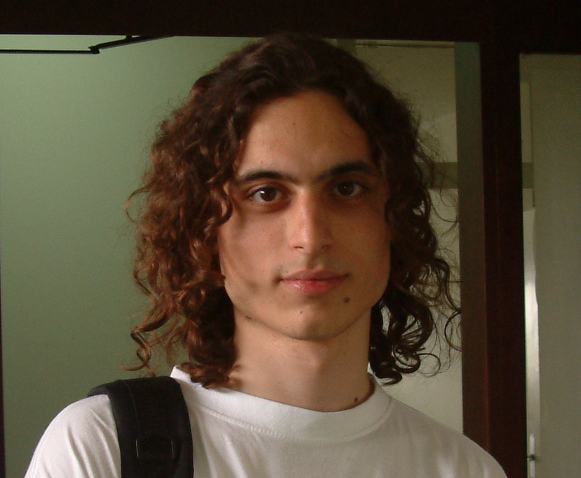
#> input picture images/dervis_hocam.png, 1161 x 956 px, found by its file name (shown at 1/2 size)
$ jupyter execute newCh7.ipynb
#> lines starting #> are read from the running program, lines starting #| are printed output that depends on the picture
# Chapter 7: Image Transforms
This is the companion file for Chapter 7.

## Video 7.1
**A useful explanation of vector spaces**

[](https://www.youtube.com/watch?v=ozwodzD5bJM)

## Video 7.2
**What are eigenvector and eigenvalue of a matrix?**

[](https://www.youtube.com/watch?v=PFDu9oVAE-g)

## Video 7.3
**The colorful life of John Baptiste Fourier (Part 1)**

[](https://www.youtube.com/watch?v=2bSw38dqRrU)

## Video 7.4
**There are a lot of lessons to be taken from the life of Fourier (Part 2)**

[](https://www.youtube.com/watch?v=6qiIMrBOmOo)

## **Programming exercise 7.1:**

1.   Run the following code to see the output of Fourier transformaiton.
2.   Change sigma to 3 and see how the output changes.
3.   Rotate the input image 45 degrees and see the output.

[cell 1]
# Fourier transformation

import matplotlib.pyplot as plt
import numpy as np
import scipy.fftpack as fp

# Image in spatial domain
img = np.zeros([512,512],dtype=np.uint8)
img[235:275, 245:265] = 255

# Image in Fourier domain
img_f = fp.fftn(img);
# Magnitude spectrum
magn = abs(img_f);
# Magnitude spectrum (centered)
magn_centered = fp.fftshift(magn)
# Stretched spectrum (log transformation)
log_magn = np.log(1 + magn_centered);
# Phase
img_phase = np.angle(img_f)
# Image converted back in spatial domain
converted = np.real(fp.ifftn(img_f))

plt.figure(figsize=(20,10))
plt.subplot(2,3,1)
plt.imshow(img,cmap='gray');
plt.title('Image in spatial domain');
plt.axis('off');

plt.subplot(2,3,2)
plt.imshow(magn, cmap='gray');
plt.title('Magnitude spectrum');
plt.axis('off');

plt.subplot(2,3,3)
plt.imshow(magn_centered, cmap='gray');
plt.title('Centered magnitude spectrum');
plt.axis('off');

plt.subplot(2,3,4)
plt.imshow(log_magn, cmap='gray');
plt.title('Stretched spectrum (log transformation)');
plt.axis('off');

plt.subplot(2,3,5)
plt.imshow(img_phase, cmap='gray');
plt.title('Phase');
plt.axis('off');

plt.subplot(2,3,6)
plt.imshow(converted, cmap='gray');
plt.title('Converted back to spatial domain');
plt.axis('off');

## Video 7.5
**A video which demonstrates the Fourier transform**

[](https://www.youtube.com/watch?v=gwaYwRwY6PU)

## **Programming exercise 7.2:**

[cell 2]
# Fourier Transform

import numpy as np
import matplotlib.image
import matplotlib.pyplot as plt
import urllib.request
from PIL import Image

plt.figure(figsize=(10,10))

#read the original image
url = "https://raw.githubusercontent.com/itironal/466Companion/main/images/dervis_hocam.png"
original_img = np.array(Image.open(urllib.request.urlopen(url)))/255

plt.subplot(2,2,1)
plt.imshow(original_img);
plt.title('Image in spatial domain\n (a)', y=-0.3);
plt.axis('off');

#fourier transformation of channels
fourier_transform_red_channel = np.fft.fft2(original_img[:,:,0])
fourier_transform_green_channel = np.fft.fft2(original_img[:,:,1])
fourier_transform_blue_channel = np.fft.fft2(original_img[:,:,2])
#absolute value for magnitude spectrum (real part)
magnitude_spectrum_red = abs(fourier_transform_red_channel)
magnitude_spectrum_green = abs(fourier_transform_green_channel)
magnitude_spectrum_blue = abs(fourier_transform_blue_channel)

#log transformation to enhance white areas for better visualization
#normalizing to show as rgb image
log_transformation_mag = np.log(1 + np.dstack((magnitude_spectrum_red, magnitude_spectrum_green, magnitude_spectrum_blue)))
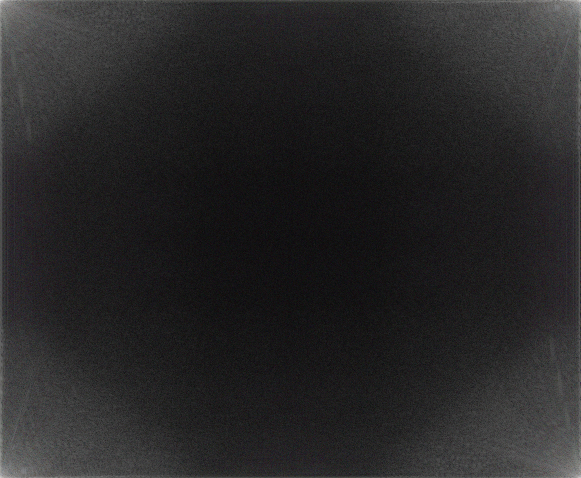
#> log_transformation_mag: shape (956, 1161, 3) float64 (shown at 1/2 size); mean of channels 0, 1, 2 2, 1.97, 2; drawn with min black and max white
log_transformation_mag = np.power(log_transformation_mag/np.max(log_transformation_mag), 2)*3

plt.subplot(2,2,2)
plt.imshow((log_transformation_mag * 255).astype(np.uint8));
plt.title('Magnitude Spectrum\n (b)', y=-0.3);
plt.axis('off');

#magnitude spectrum folded to center from the corners
folded_mag = np.fft.fftshift(log_transformation_mag)
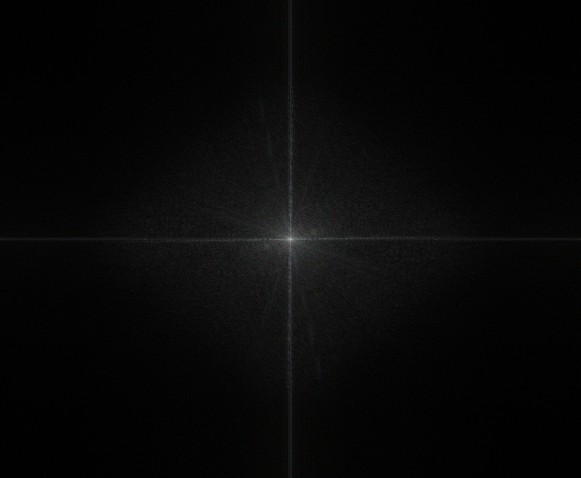
#> folded_mag: shape (956, 1161, 3) float64 (shown at 1/2 size); mean of channels 0, 1, 2 0.0948, 0.0952, 0.0931; drawn with min black and max white

plt.subplot(2,2,3)
plt.imshow((folded_mag * 255).astype(np.uint8));
plt.title('Folded Magnitude Spectrum\n (c)', y=-0.3);
plt.axis('off');

#angle for phase spectrum
phase_red = np.angle(fourier_transform_red_channel)
phase_green = np.angle(fourier_transform_green_channel)
phase_blue = np.angle(fourier_transform_blue_channel)

phase = np.dstack((phase_red, phase_green, phase_blue))
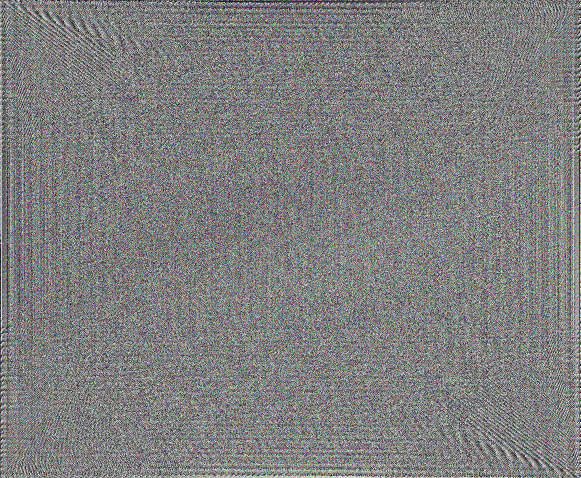
#> phase: shape (956, 1161, 3) float64 (shown at 1/2 size); mean of channels 0, 1, 2 2.83e-06, 2.83e-06, -2.83e-06; drawn with min black and max white

plt.subplot(2,2,4)
plt.imshow((phase * 255).astype(np.uint8))
plt.title('Phase Spectrum\n (d)', y=-0.3);
plt.axis('off');
plt.show();

## **Programming exercise 7.3:**

[cell 3]
# Cosine Transform

import numpy as np
from scipy.fftpack import dct
import matplotlib.image
import matplotlib.pyplot as plt
import urllib.request
from PIL import Image

plt.figure(figsize=(10,5))
#plt.rcParams.update({'font.size': 18})

#read original image
url = "https://raw.githubusercontent.com/itironal/466Companion/main/images/fatos_hocam_background.png"
original_img = np.array(Image.open(urllib.request.urlopen(url)))/255
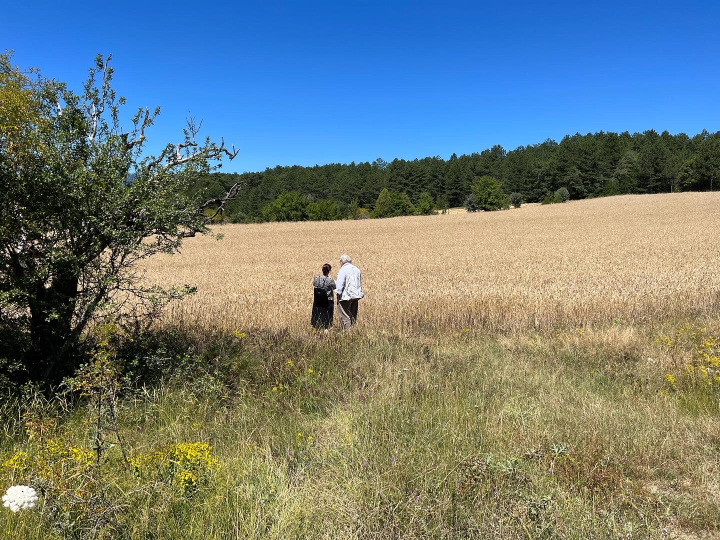
#> input picture images/fatos_hocam_background.png, 1440 x 1080 px, found by its file name (shown at 1/2 size)
#> original_img: shape (1080, 1440, 3) float64

plt.subplot(1,2,1)
plt.imshow(original_img)
plt.title('Image in spatial domain\n (a)', y=-0.3)
plt.axis('off')

#cosine transformation of channels
cosine_red = dct( dct( original_img[:,:,0], axis=0, norm='ortho' ), axis=1, norm='ortho' )
cosine_green = dct( dct( original_img[:,:,1], axis=0, norm='ortho' ), axis=1, norm='ortho' )
cosine_blue = dct( dct( original_img[:,:,2], axis=0, norm='ortho' ), axis=1, norm='ortho' )

#normalizing to show as rgb image
cosine_transformation = np.dstack((cosine_red, cosine_green, cosine_blue))

#enhance the transformation for better visualization
cosine_transformation = np.power(cosine_transformation, 2)*4

plt.subplot(1,2,2)
plt.imshow((cosine_transformation * 255).astype(np.uint8))
plt.title('Cosine Transformation\n (b)', y=-0.3)
plt.axis('off')

plt.show()

## **Programming exercise 7.4:**

1.   Run the following code to perform convolution with a Gaussian filter (by multiplying the transformed image and kernel in the frequency domain).

[cell 4]
import numpy as np
import scipy.fftpack as fp
import matplotlib.pyplot as plt
from scipy import signal
from skimage import io, color

# Load and preprocess the image
url = "https://raw.githubusercontent.com/itironal/466Companion/main/images/redmushroom.jpeg"
urllib.request.urlretrieve(url, "images/redmushroom.jpeg")
image_rgb = io.imread('images/redmushroom.jpeg')[800:1311, 513:1024, :]  # Load full RGB image
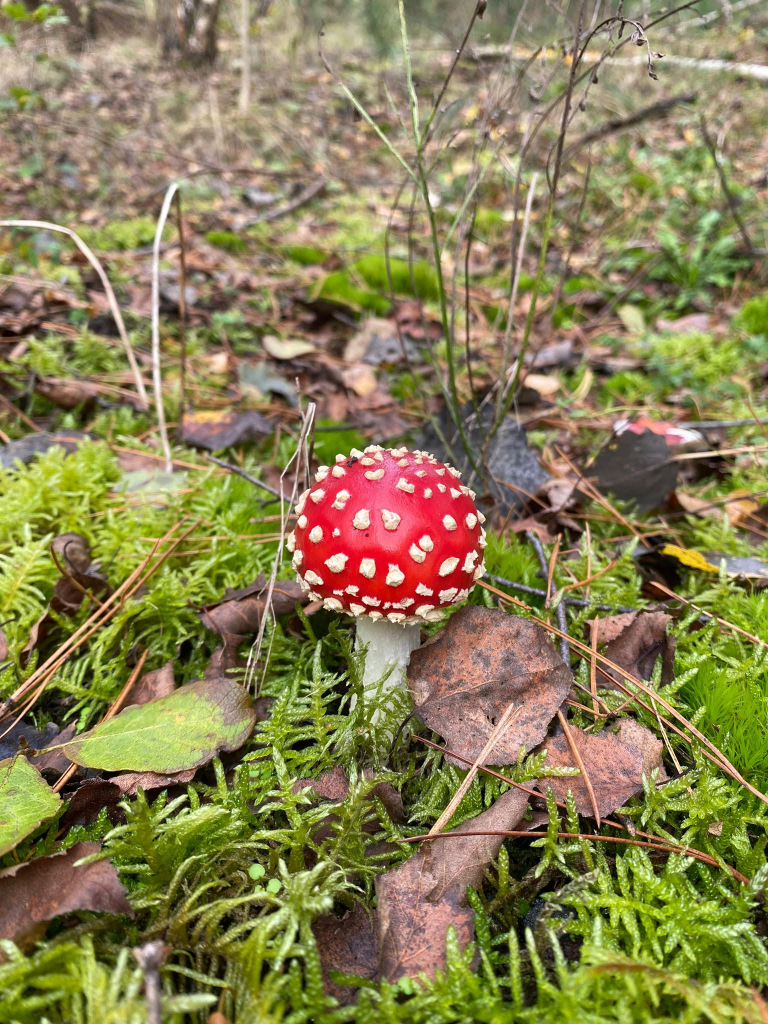
#> input picture images/redmushroom.jpeg, 1536 x 2048 px, found by its file name (shown at 1/2 size)
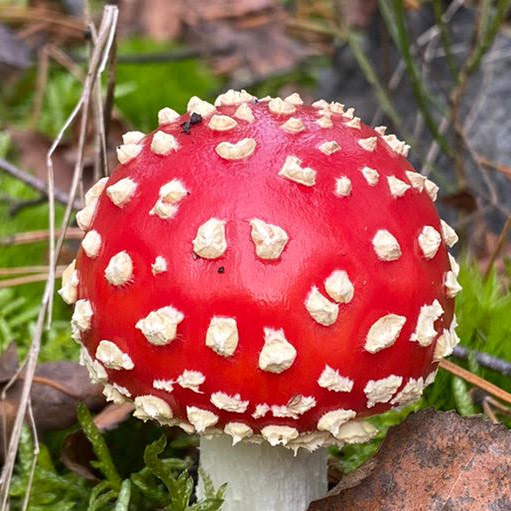
#> image_rgb: shape (511, 511, 3); mean R, G, B 158, 99.9, 84.9
image_gray = color.rgb2gray(image_rgb)  # Convert to grayscale for frequency processing

# Define the Gaussian kernel for low-pass filtering
sigma = 3
kernel = np.outer(signal.gaussian(image_gray.shape[0], sigma), signal.gaussian(image_gray.shape[1], sigma))

# Convert image and kernel to frequency domain
freq_image = fp.fft2(image_gray)
freq_kernel = fp.fft2(fp.ifftshift(kernel))
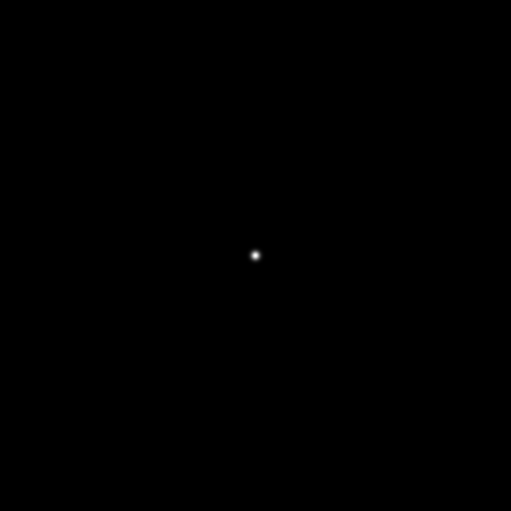
#> kernel: shape (511, 511) float64; min 0, max 1, mean 0.000217

# Perform convolution in the frequency domain
convolved = freq_image * freq_kernel
output_image = fp.ifft2(convolved).real
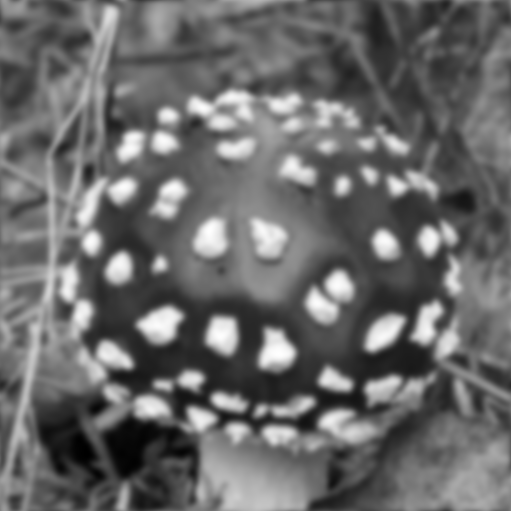
#> output_image: shape (511, 511) float64; min 3.06, max 54.99, mean 24.6; drawn with min black and max white

# Plotting the results
plt.figure(figsize=(20, 10))

# Original RGB Image
plt.subplot(1, 5, 1)
plt.imshow(image_rgb)
plt.title('Original RGB Image')
plt.axis('off')

# Grayscale Image in Spatial Domain
plt.subplot(1, 5, 2)
plt.imshow(image_gray, cmap='gray')
plt.title('Grayscale Image')
plt.axis('off')

# Kernel in Spatial Domain
plt.subplot(1, 5, 3)
plt.imshow(kernel, cmap='gray')
plt.title('Kernel in Spatial Domain')
plt.axis('off')

# Kernel in Frequency Domain
plt.subplot(1, 5, 4)
plt.imshow(np.real(fp.fftshift(freq_kernel)), cmap='gray')
plt.title('Kernel in Frequency Domain')
plt.axis('off')

# Filtered Image (Grayscale)
plt.subplot(1, 5, 5)
plt.imshow(output_image, cmap='gray')
plt.title('Filtered Image')
plt.axis('off')

plt.show()

## **Programming exercise 7.5:**

1.   Run the following code to perfrom low pass filtering in frequency domain.
2.   Change filter size to 100 and run the code. What change do you see in the filtered image?

[cell 5]
# Low pass filtering in the frequency spectrum

# Load and preprocess the image
url = "https://raw.githubusercontent.com/itironal/466Companion/main/images/redmushroom.jpeg"
urllib.request.urlretrieve(url, "images/redmushroom.jpeg")
image_rgb = io.imread('images/redmushroom.jpeg')[800:1311, 513:1024, :]  # Load full RGB image
image_gray = color.rgb2gray(image_rgb)  # Convert to grayscale for frequency processing

# Perform the Fourier Transform of the grayscale image to move to frequency domain
freq_image = fp.fft2(image_gray)

# Define the size of the low-pass filter
filter_size = 30

# Shift the frequency components so that the low-frequency components are at the center
freq_image_centered = fp.fftshift(freq_image)

# Create an empty low-pass filter with the same shape as the frequency image
low_pass = fp.fft2(np.zeros((freq_image_centered.shape[0], freq_image_centered.shape[1])))

# Define the region to be kept for the low-pass filter in the center
low_pass[int(freq_image_centered.shape[0]/2) - filter_size-1:int(freq_image_centered.shape[0]/2) + filter_size,
         int(freq_image_centered.shape[1]/2) - filter_size-1:int(freq_image_centered.shape[1]/2) + filter_size] = \
    freq_image_centered[int(freq_image_centered.shape[0]/2) - filter_size-1:int(freq_image_centered.shape[0]/2) + filter_size,
                        int(freq_image_centered.shape[1]/2) - filter_size-1:int(freq_image_centered.shape[1]/2) + filter_size]

# Perform the inverse Fourier transform to convert the filtered image back to spatial domain
filtered_image = fp.ifft2(fp.ifftshift(low_pass)).real

# Plot the results
plt.figure(figsize=(12,12))

# Plot the original grayscale image
plt.subplot(2,2,1)
plt.imshow(image_gray, cmap='gray')
plt.title('Original Image')
plt.axis('off')

# Plot the magnitude of the original image in the frequency domain (log scale)
plt.subplot(2,2,2)
plt.imshow((10*np.log10(1 + freq_image)).astype(int), cmap='gray')
plt.title('Original Image Spectrum')
plt.axis('off')

# Plot the low-pass filtered image after inverse FFT
plt.subplot(2,2,3)
plt.imshow(filtered_image, cmap='gray')
plt.title('Low Pass Filtered Image')
plt.axis('off')

# Plot the low-pass filter in the frequency domain (log scale)
plt.subplot(2,2,4)
plt.imshow((10*np.log10(1+ low_pass)).astype(int), cmap='gray')
plt.title('Low Pass Filter Image Spectrum')
plt.axis('off')

# Show the plots
plt.show()

## **Programming exercise 7.6:**

1.   Run the following code to perfrom high pass filtering in frequency domain.
2.   Change filter size to 5 and run the code. What change do you see in the filtered image?

[cell 6]
# High pass filtering in the frequency spectrum

# Load and preprocess the image
url = "https://raw.githubusercontent.com/itironal/466Companion/main/images/redmushroom.jpeg"
urllib.request.urlretrieve(url, "images/redmushroom.jpeg")
image_rgb = io.imread('images/redmushroom.jpeg')[800:1311, 513:1024, :]  # Load full RGB image
image_gray = color.rgb2gray(image_rgb)  # Convert to grayscale for frequency processing

# Perform the Fourier Transform of the grayscale image to move to frequency domain
freq_image = fp.fft2(image_gray)

# Define the size of the high-pass filter
filter_size = 20

# Shift the frequency components so that the low-frequency components are at the center
freq_image_centered = fp.fftshift(freq_image)

# Create a copy of the frequency image to apply the high-pass filter
high_pass = np.copy(freq_image_centered)

# Set the low-frequency region (center) of the frequency image to zero, removing low-frequency components
high_pass[int(freq_image_centered.shape[0]/2) - filter_size-1:int(freq_image_centered.shape[0]/2) + filter_size,
          int(freq_image_centered.shape[1]/2) - filter_size-1:int(freq_image_centered.shape[1]/2) + filter_size] = 0

# Perform the inverse Fourier transform to convert the filtered image back to spatial domain
filtered_image = fp.ifft2(fp.ifftshift(high_pass)).real

# Plot the results
plt.figure(figsize=(12,12))

# Plot the original grayscale image
plt.subplot(2,2,1)
plt.imshow(image_gray, cmap='gray')
plt.title('Original Image')
plt.axis('off')

# Plot the magnitude of the original image in the frequency domain (log scale)
plt.subplot(2,2,2)
plt.imshow((10*np.log10(1 + freq_image)).astype(int), cmap='gray')
plt.title('Original Image Spectrum')
plt.axis('off')

# Plot the high-pass filtered image after inverse FFT
plt.subplot(2,2,3)
plt.imshow(filtered_image, cmap='gray')
plt.title('High Pass Filtered Image')
plt.axis('off')

# Plot the high-pass filter in the frequency domain (log scale)
plt.subplot(2,2,4)
plt.imshow((10*np.log10(1+ high_pass)).astype(int), cmap='gray')
plt.title('High Pass Filter Image Spectrum')
plt.axis('off')

# Show the plots
plt.show()

## **Programming exercise 7.7:**

1.   Run the following code to perfrom band pass filtering in frequency domain.
2.   Change sizes of filter and filter2 and run the code. What change do you see in the filtered image?

[cell 7]
# Band pass filtering in the frequency spectrum

# Load and preprocess the image
url = "https://raw.githubusercontent.com/itironal/466Companion/main/images/redmushroom.jpeg"
urllib.request.urlretrieve(url, "images/redmushroom.jpeg")
image_rgb = io.imread('images/redmushroom.jpeg')[800:1311, 513:1024, :]  # Load full RGB image
image_gray = color.rgb2gray(image_rgb)  # Convert to grayscale for frequency processing

# Perform the Fourier Transform of the grayscale image to move to the frequency domain
freq_image = fp.fft2(image_gray)

# Define the size of the outer low-frequency filter and the inner high-frequency filter
filter_size = 40
filter2_size = 10

# Shift the frequency components so that low frequencies are at the center
freq_image_centered = fp.fftshift(freq_image)

# Create a copy of the frequency image to apply the band-pass filter
band_pass = np.copy(freq_image_centered)

# Apply the outer low-pass filter by zeroing out the high frequencies (the center)
band_pass[int(freq_image_centered.shape[0]/2) - filter_size-1:int(freq_image_centered.shape[0]/2) + filter_size,
          int(freq_image_centered.shape[1]/2) - filter_size-1:int(freq_image_centered.shape[1]/2) + filter_size] = 0

# Apply the inner high-pass filter by zeroing out the very low frequencies (center region)
band_pass[int(freq_image_centered.shape[0]/2) - filter2_size-1:int(freq_image_centered.shape[0]/2) + filter2_size,
          int(freq_image_centered.shape[1]/2) - filter2_size-1:int(freq_image_centered.shape[1]/2) + filter2_size] = \
    freq_image_centered[int(freq_image_centered.shape[0]/2) - filter2_size-1:int(freq_image_centered.shape[0]/2) + filter2_size,
                        int(freq_image_centered.shape[1]/2) - filter2_size-1:int(freq_image_centered.shape[1]/2) + filter2_size]

# Perform the inverse Fourier transform to convert the filtered image back to spatial domain
filtered_image = fp.ifft2(fp.ifftshift(band_pass)).real
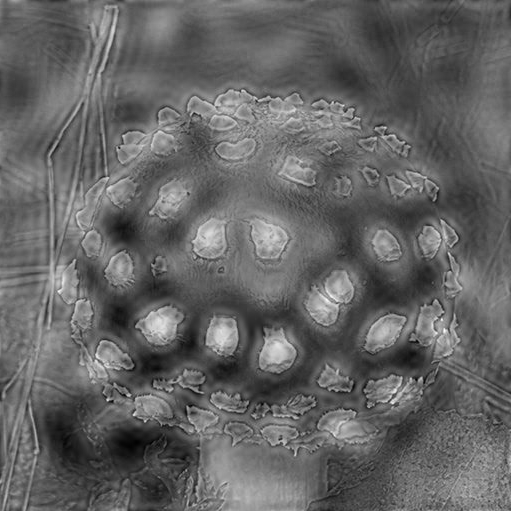
#> filtered_image: shape (511, 511) float64; min -0.0674, max 1.21, mean 0.436; drawn with min black and max white

# Plot the results
plt.figure(figsize=(12,12))

# Plot the original grayscale image
plt.subplot(2,2,1)
plt.imshow(image_gray, cmap='gray')
plt.title('Original Image')
plt.axis('off')

# Plot the magnitude of the original image in the frequency domain (log scale)
plt.subplot(2,2,2)
plt.imshow((10*np.log10(1 + freq_image)).astype(int), cmap='gray')
plt.title('Original Image Spectrum')
plt.axis('off')

# Plot the band-pass filtered image after inverse FFT
plt.subplot(2,2,3)
plt.imshow(filtered_image, cmap='gray')
plt.title('Band Pass Filtered Image')
plt.axis('off')

# Plot the band-pass filter in the frequency domain (log scale)
plt.subplot(2,2,4)
plt.imshow((10*np.log10(1+ band_pass)).astype(int), cmap='gray')
plt.title('Band Pass Filter Image Spectrum')
plt.axis('off')

# Show the plots
plt.show()
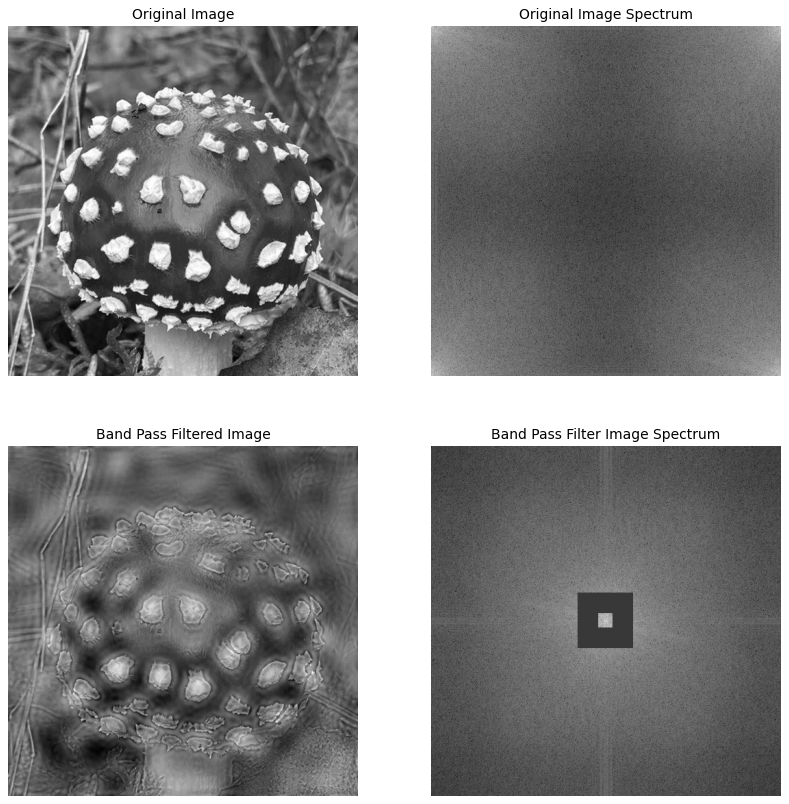
#> figure drawn by matplotlib, 4 panels
